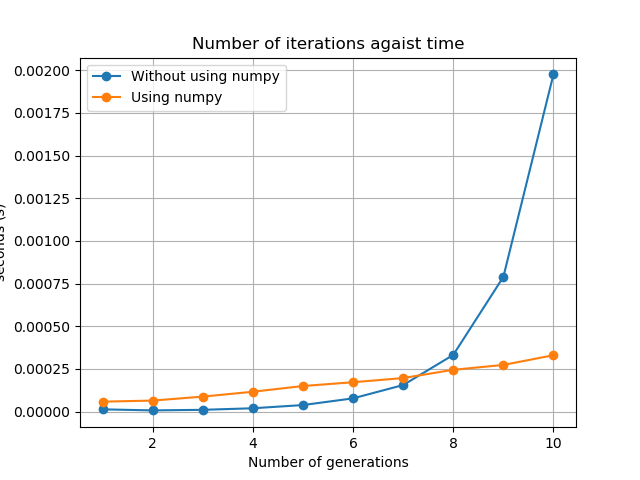

This chart was generated by the following Python code:

from tree_np import tree_of_life_numpy
from tree import tree_of_life
from matplotlib import pyplot as plt
import timeit 
import numpy as np

initial=tree_of_life()
initial_numpy=tree_of_life_numpy()

def time_to_generate_tree(object_name,generations):
    """ Time taken to run the code.

Parameters
----------
object_name: str
    The name of the object which instantiated the class
generation: int
    Number of generations in the tree.

Returns
-------
list
    -generations in ascending order
    -time taken to run the code for ascending order of generations      

"""   
    count = 1
    time_taken=[]
    generation=[]
    while count < (generations+1):
        start_time = timeit.default_timer() #time before the code runs
        object_name.tree(count,0.1,0.6,1,False)  
        end_time = timeit.default_timer() #time after the code runs
        time_taken_to_run = end_time - start_time 
        
        
        time_taken.append(time_taken_to_run)
        generation.append(count)
        count+=1
    return generation,time_taken

def plot_time(object_name, generations, title=None, label=None):
    """ Plot performance of the code.

Parameters
----------
object_name: str
    The name of the object which instantiated the class
generation: int
    Number of generations in the tree. 

Returns
-------
plot
    The plot of the performance of the code       

""" 
    number_of_generations,time = time_to_generate_tree(object_name,generations)
    plt.plot(number_of_generations,time,'o-', label=label)
    plt.ylabel('seconds ($s$)')
    plt.xlabel('Number of generations')
    plt.title(title)
    plt.legend()
    plt.grid(True)
    plt.savefig('perf_plot.png')

plot_time(initial,10,'Number of iterations agaist time', 'Without using numpy')
plot_time(initial_numpy,10,'Number of iterations agaist time', 'Using numpy')
